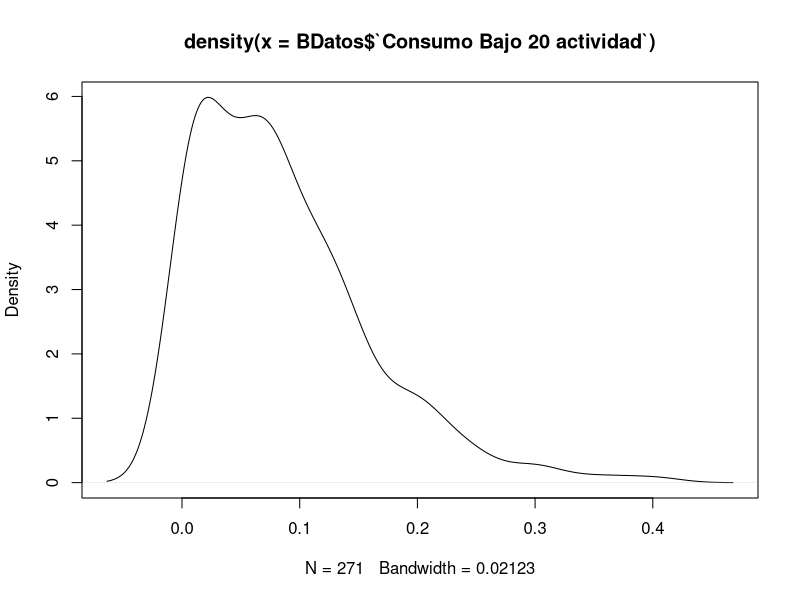
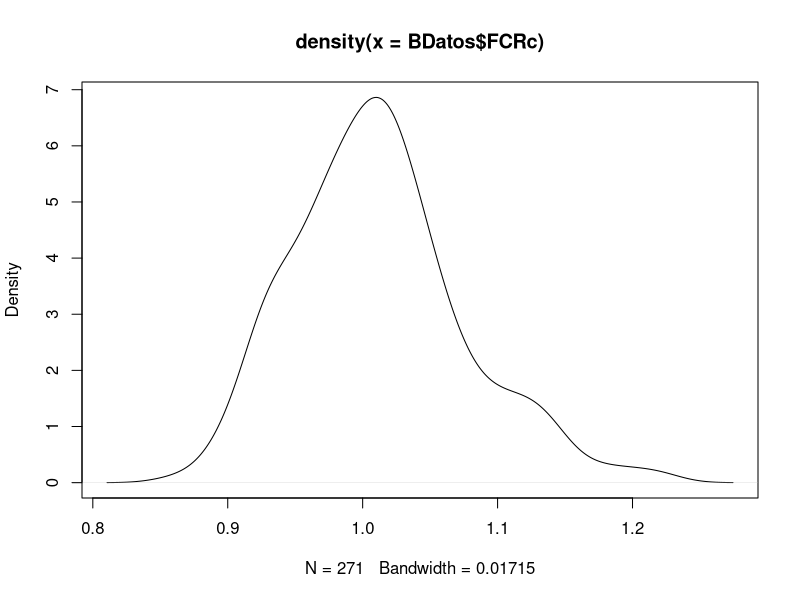
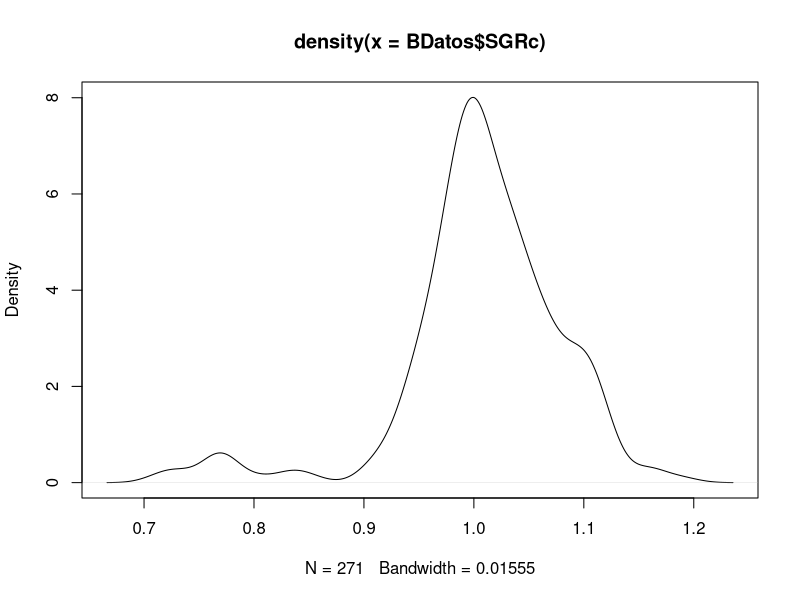
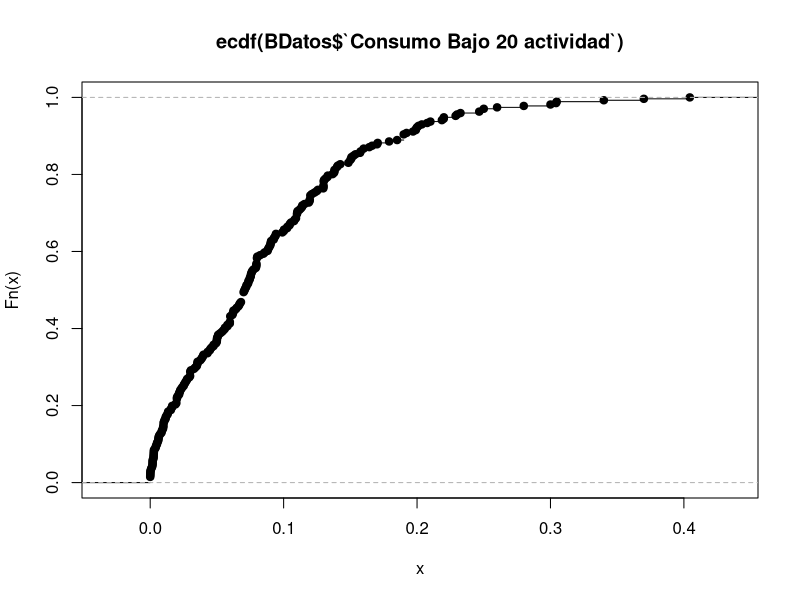
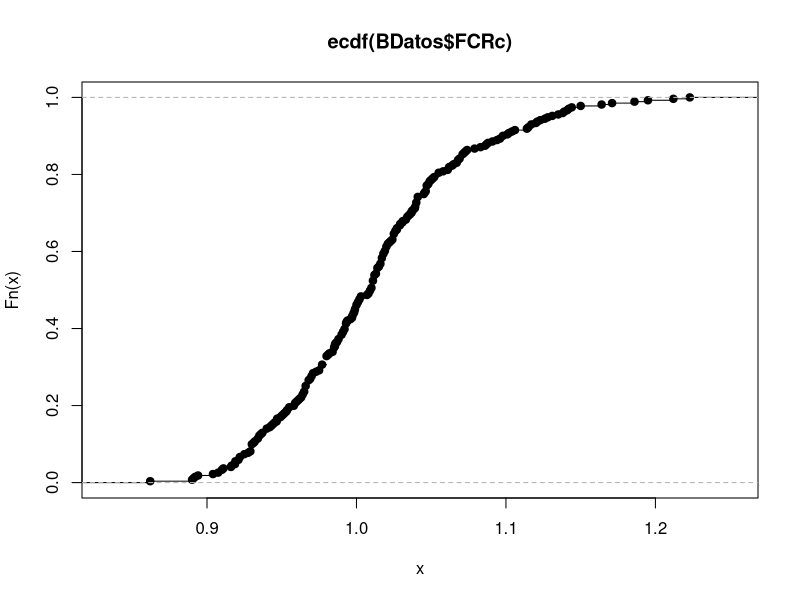
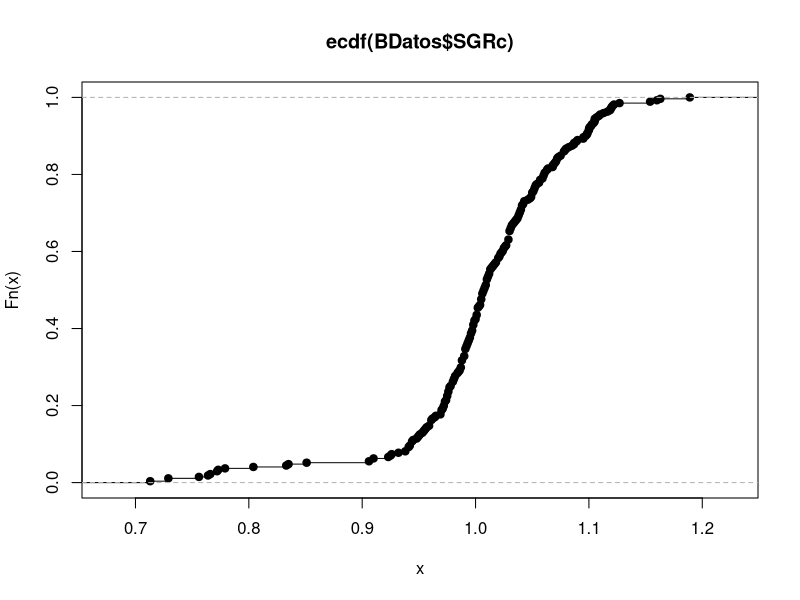
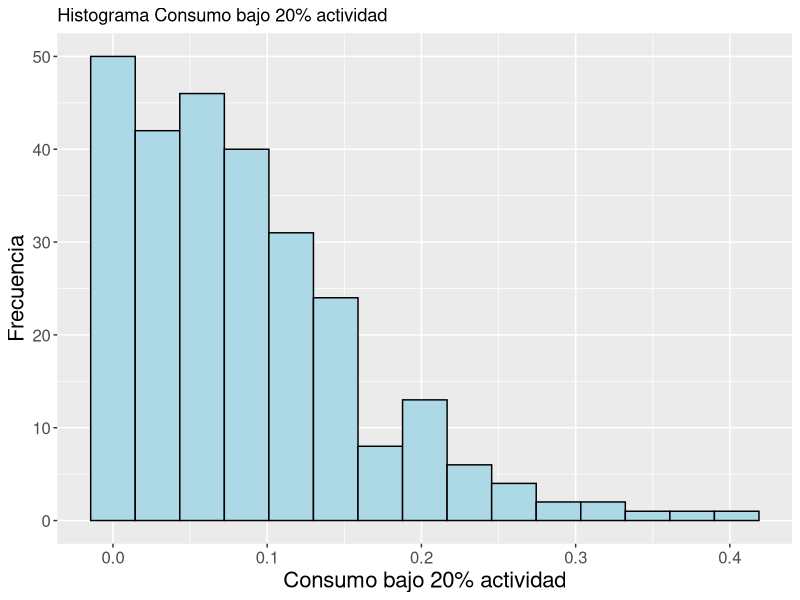
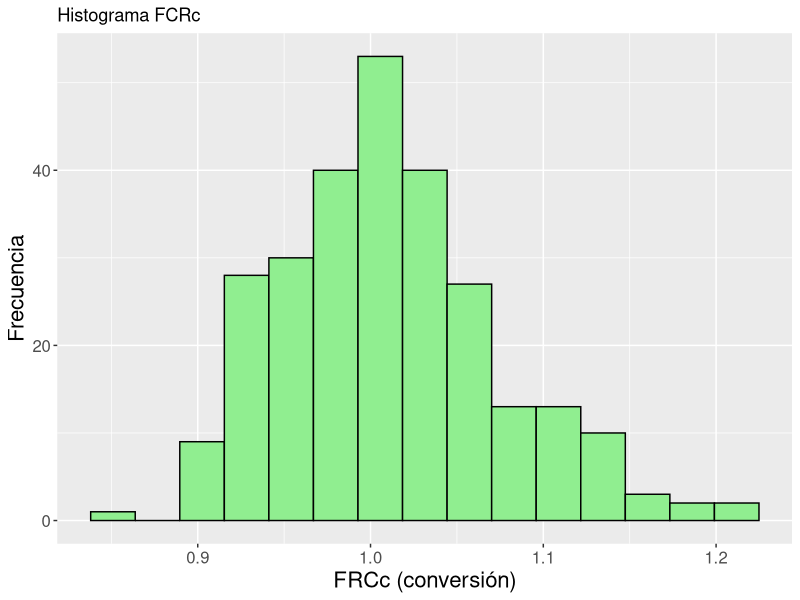

Reproduce these figures in R, in order.
## ---- chunk 1
knitr::opts_chunk$set(echo = TRUE)
library(datasets)
library(ggplot2)
library(readxl)
library(tidyr)
library(dplyr)
library(lme4)
library(graphics)
library(stats)
## ---- chunk 2
read_excel("Base_Datos_Cons_FCR_SGR.xlsx")
BDatos <-read_excel("Base_Datos_Cons_FCR_SGR.xlsx")
## ---- chunk 3
summary(BDatos)
## ---- chunk 4
BDatos$Año <- as.factor(BDatos$Año)
BDatos$`Fecha_cosecha` <- as.Date(BDatos$`Fecha_cosecha`)
summary(BDatos)
str(BDatos)
## ---- chunk 5
plot (density(BDatos$`Consumo Bajo 20 actividad`))
plot (density(BDatos$FCRc))
plot (density(BDatos$SGRc))

## ---- chunk 6
plot (ecdf(BDatos$`Consumo Bajo 20 actividad`))
plot (ecdf(BDatos$FCRc))
plot (ecdf(BDatos$SGRc))
## ---- chunk 7
Mi_gráfico = theme(axis.title.x = element_text(size = 16), axis.text.x = element_text(size = 12), axis.title.y = element_text(size = 16), axis.text.y = element_text(size = 12))
## ---- chunk 8
ggplot(BDatos, aes(`Consumo Bajo 20 actividad`))+theme_gray()+
  geom_histogram(bins = 15, color= "black",fill="light blue")+
  labs(title="Histograma Consumo bajo 20% actividad", x="Consumo bajo 20% actividad", 
       y="Frecuencia")+ Mi_gráfico
## ---- chunk 9
ggplot(BDatos, aes(FCRc))+theme_gray()+
  geom_histogram(bins = 15, color= "black",fill="light green")+
  labs(title="Histograma FCRc", x="FRCc (conversión)",y="Frecuencia")+ Mi_gráfico
## ---- chunk 10
ggplot(BDatos, aes(SGRc))+theme_gray()+
  geom_histogram(bins = 15, color= "black",fill="light yellow")+
  labs(title="Histograma SGRc", x="SGRc (crecimiento)", 
       y="Frecuencia")+ Mi_gráfico
## ---- chunk 11
ggplot(BDatos, aes(x=`Consumo Bajo 20 actividad`, y=FCRc)) +
    geom_boxplot()
## ---- chunk 12
ggplot(BDatos, aes(x=`Consumo Bajo 20 actividad`, y=SGRc)) +
    geom_boxplot()

## ---- chunk 13
BDatos_mod <- BDatos %>% mutate(Consumo_20 = (`Consumo Bajo 20 actividad`*100), FCRc_porc= (FCRc*100), SGR_porc =(SGRc*100))
## ---- chunk 14
BDatos_mod %>% select (Año, Centro, Consumo_20, FCRc_porc,SGR_porc)
BDatos_imp <- BDatos_mod %>% select (Año, Centro, Consumo_20, FCRc_porc,SGR_porc)
summary(BDatos_imp)
## ---- chunk 15
BDatos_imp$Año<- as.factor(BDatos_imp$Año)
